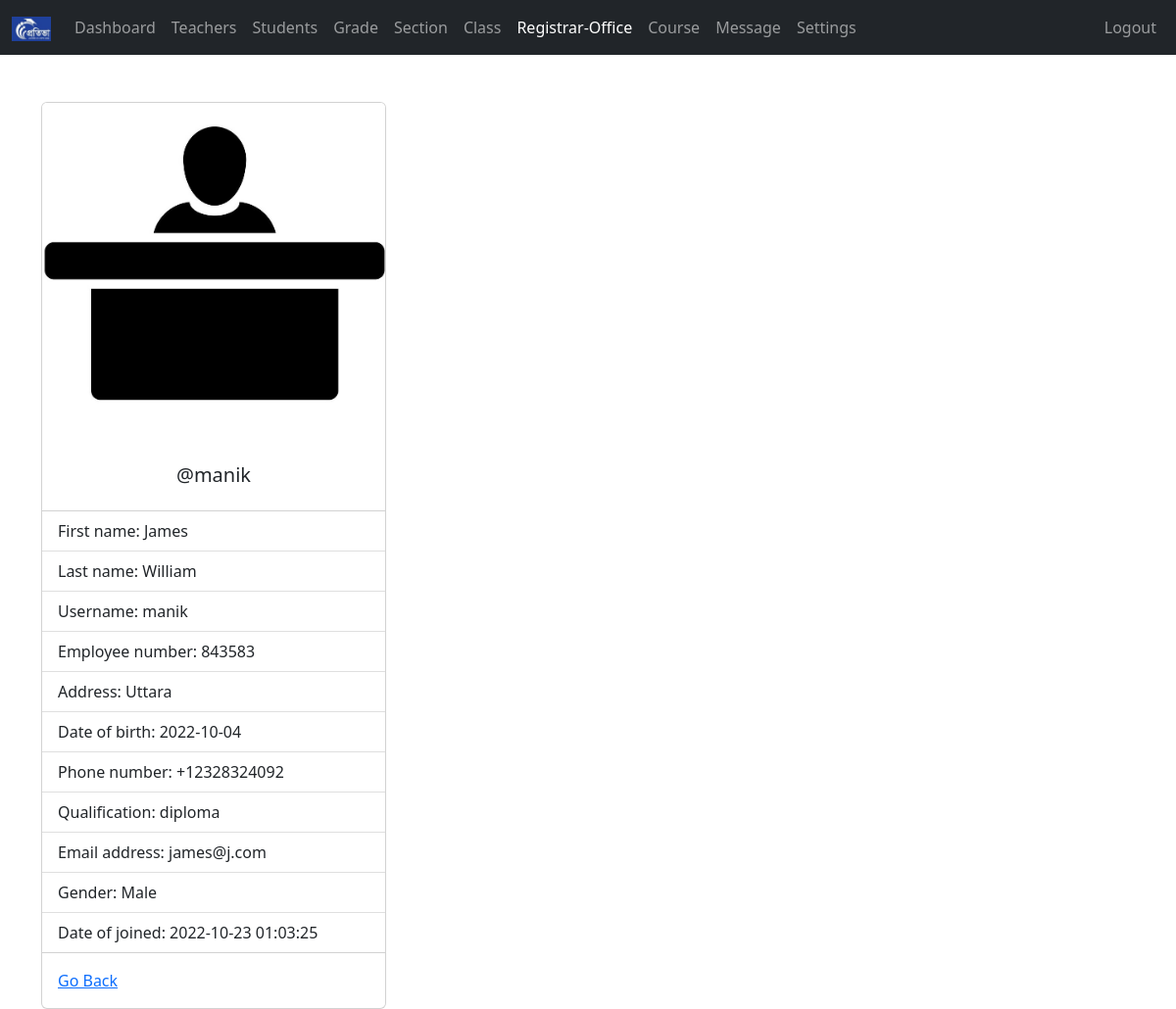
Page /admin/registrar-office-view.php?r_user_id=1 (signed in) on the committed database.
### tables this page shows
CREATE TABLE `registrar_office` (
  `r_user_id` int(11) NOT NULL,
  `username` varchar(127) NOT NULL,
  `password` varchar(255) NOT NULL,
  `fname` varchar(31) NOT NULL,
  `lname` varchar(31) NOT NULL,
  `address` varchar(31) NOT NULL,
  `employee_number` int(11) NOT NULL,
  `date_of_birth` date NOT NULL,
  `phone_number` varchar(31) NOT NULL,
  `qualification` varchar(31) NOT NULL,
  `gender` varchar(7) NOT NULL,
  `email_address` varchar(255) NOT NULL,
  `date_of_joined` datetime NOT NULL DEFAULT current_timestamp()
);

### admin/data/registrar_office.php (called while the page is built, shortened)
<?php
function getR_usersById($r_user_id, $conn){
  $sql = "SELECT * FROM registrar_office
          WHERE r_user_id=?";
  $stmt = $conn->prepare($sql);
  $stmt->execute([$r_user_id]);
  if ($stmt->rowCount() == 1) {
    $teacher = $stmt->fetch();
    return $teacher;
  }else {
  return 0;
  }
}

### admin/registrar-office-view.php (the view, shortened to what this page needs)
<?php
if (isset($_SESSION['admin_id']) &&
  isset($_SESSION['role'])) {
  if ($_SESSION['role'] == 'Admin') {
      include "../DB_connection.php";
      include "data/registrar_office.php";
      if(isset($_GET['r_user_id'])){
      $r_user_id = $_GET['r_user_id'];
      $r_user = getR_usersById($r_user_id,$conn);
?>
<!DOCTYPE html>
<html lang="en">
<head>
<link rel="stylesheet" href="https://cdn.jsdelivr.net/npm/bootstrap@5.2.0/dist/css/bootstrap.min.css">
<link rel="stylesheet" href="../css/style.css">
<link rel="stylesheet" href="https://cdnjs.cloudflare.com/ajax/libs/font-awesome/4.7.0/css/font-awesome.min.css">
</head>
<body>
  <?php
      include "inc/navbar.php";
      if ($r_user != 0) {
    ?>
    <div class="container mt-5">
        <div class="card" style="width: 22rem;">
        <img src="../img/registrar-office-<?=$r_user['gender']?>.jpg" class="card-img-top" alt="...">
        <div class="card-body">
          <h5 class="card-title text-center">@<?=$r_user['username']?></h5>
        </div>
        <ul class="list-group list-group-flush">
          <li class="list-group-item">First name: <?=$r_user['fname']?></li>
          <li class="list-group-item">Last name: <?=$r_user['lname']?></li>
          <li class="list-group-item">Username: <?=$r_user['username']?></li>
          <li class="list-group-item">Employee number: <?=$r_user['employee_number']?></li>
          <li class="list-group-item">Address: <?=$r_user['address']?></li>
          <li class="list-group-item">Date of birth: <?=$r_user['date_of_birth']?></li>
          <li class="list-group-item">Phone number: <?=$r_user['phone_number']?></li>
          <li class="list-group-item">Qualification: <?=$r_user['qualification']?></li>
          <li class="list-group-item">Email address: <?=$r_user['email_address']?></li>
          <li class="list-group-item">Gender: <?=$r_user['gender']?></li>
          <li class="list-group-item">Date of joined: <?=$r_user['date_of_joined']?></li>
        </ul>
        <div class="card-body">
          <a href="registrar-office.php" class="card-link">Go Back</a>
        </div>
      </div>
    </div>
    <?php
      }else {
        header("Location: registrar-office.php");
        exit;
      }
    ?>
</body>
</html>
<?php
  }else {
      header("Location: registrar-office.php");
      exit;
  }
}else {
  header("Location: ../login.php");
  exit;
}
}else {
header("Location: ../login.php");
exit;
}
?>

### rows in the picture
registrar_office: gender (picture), username "manik", fname "James", lname "William", employee_number "843583", address "Uttara", date_of_birth "2022-10-04", phone_number "+12328324092", qualification "diploma", email_address "james@j.com", gender "Male", date_of_joined "2022-10-23 01:03:25"
